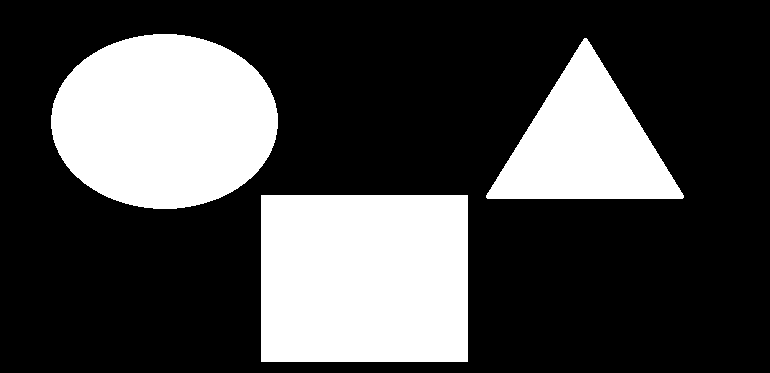
%> input picture Figures.bmp, 770 x 373 px
$ octave Clase_6.m   (GNU Octave 9; MATLAB toolbox functions it lacks are replaced by stand-ins)
%> lines starting %> are read from the running program, lines starting %| are printed output that depends on the picture; in (x1, y1, x2, y2) boxes, pixels count from 0 and x2, y2 are one past the last pixel; in counts of white or black regions, pixels touching at a corner belong together; the program's own positions count from 1
clear all, close all, clc
a=imread('Figures.bmp');b=imread('Figures2.bmp');
%> after `a=imread('Figures.bmp')`: a: size 373x770 logical; 28.6% white; 3 white regions, box (x1, y1, x2, y2) and area: (261, 195, 468, 362) 34569, (51, 34, 278, 209) 31179, (486, 38, 684, 199) 16478
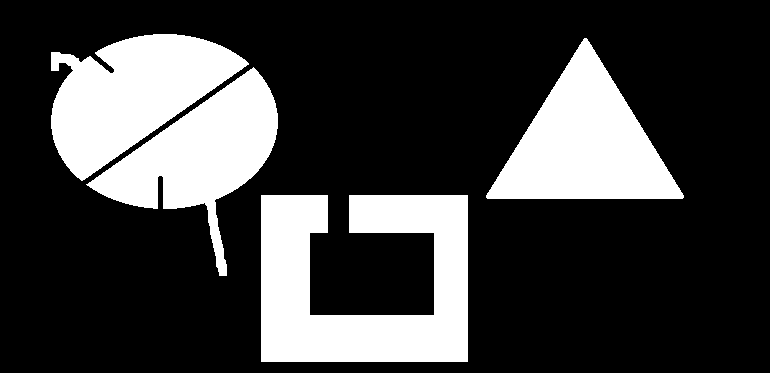
%> input picture Figures2.bmp, 770 x 373 px
%> after `b=imread('Figures2.bmp')`: b: size 373x770 logical; 24.7% white; 4 white regions, box (x1, y1, x2, y2) and area: (261, 195, 468, 362) 23603, (486, 38, 684, 199) 16478, (51, 34, 249, 181) 16163, (86, 67, 278, 276) 14762
ee=strel('square',3);
%%
b=imerode(a,ee);
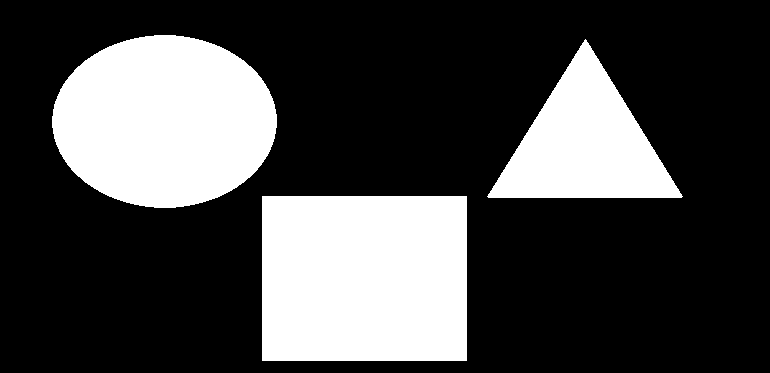
%> b: size 373x770 logical; 27.8% white; 3 white regions, box (x1, y1, x2, y2) and area: (262, 196, 467, 361) 33825, (52, 35, 277, 208) 30379, (487, 39, 683, 198) 15764
c=a-b;
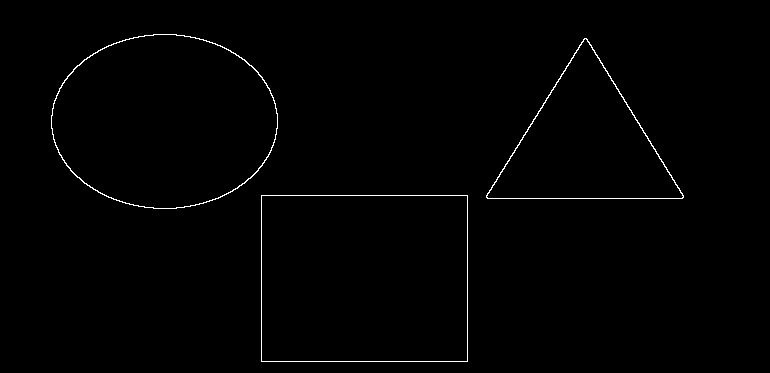
%> c: size 373x770 double; values 0 (black) and 1 (white), 0.79% white in thin lines or dots, all inside (x1, y1, x2, y2) = (51, 34, 684, 362)
figure(1);imshow(c);

%%
% [4 lines of commented-out code are left out]
%%
% [13 lines of commented-out code are left out]
